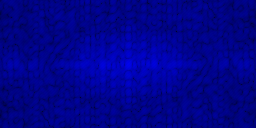
#> input picture task/img/0.png, 256 x 128 px, found by its file name; its folder holds only this picture in this run
$ python decode_inv.py
#> lines starting #> are read from the running program, lines starting #| are printed output that depends on the picture
import cv2
import os
import numpy as np

def decode(image_path, output_dir):
#> called with image_path = 'task/img/0.png', output_dir = 'task/inv_dec_img'
    image = cv2.imread(image_path, cv2.IMREAD_COLOR)
#> image is the input picture: shape (128, 256, 3); mean B, G, R 139.8, 2.7, 0

    if image is None:
        print(f"Не удалось загрузить изображение: {image_path}")
        return

    # Разделяем каналы: амплитудный спектр (R), фаза (G)
    magnitude_spectrum = image[:, :, 0].astype(np.float32)  # Канал R
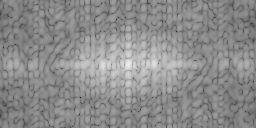
#> magnitude_spectrum: shape (128, 256) float32; min 43, max 236, mean 139.8
    angle = image[:, :, 1].astype(np.float32)  # Канал G
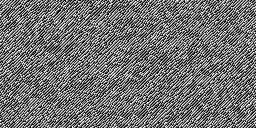
#> angle: shape (128, 256) float32; min 0, max 6, mean 2.66; drawn with min black and max white

    # Восстанавливаем амплитудный спектр
    magnitude = np.exp(magnitude_spectrum / 20)  # Убираем логарифм
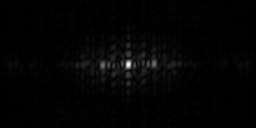
#> magnitude: shape (128, 256) float32; min 8.58, max 133252.4, mean 2212.3; drawn with min black and max white

    # Восстанавливаем угловую фазу
    angle = angle / 6.0 * 2 * np.pi - np.pi  # Масштабируем из [0, 6] в [-π, π]

    # Формируем комплексное представление
    fshift = magnitude * np.exp(1j * angle)

    # Обратный сдвиг
    f_ishift = np.fft.ifftshift(fshift)

    # Обратное преобразование Фурье
    img_reconstructed = np.fft.ifft2(f_ishift)
    img_reconstructed = np.abs(img_reconstructed)
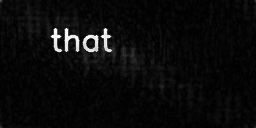
#> img_reconstructed: shape (128, 256) float64; min 0.0237, max 256.7, mean 11.2; drawn with min black and max white

    # Нормализуем изображение для визуализации
    img_reconstructed = cv2.normalize(img_reconstructed, None, 0, 255, cv2.NORM_MINMAX)
    img_reconstructed = img_reconstructed.astype(np.uint8)

    # Формирование имени файла для сохранения
    base_name = os.path.basename(image_path)
    name, ext = os.path.splitext(base_name)
    output_path = os.path.join(output_dir, f"{name}_dec_inv{ext}")

    # Сохранение изображения
    cv2.imwrite(output_path, img_reconstructed)


input_dir = "task/img"
output_dir = "task/inv_dec_img"

os.makedirs(output_dir, exist_ok=True)

# Перебор всех файлов в папке
for file_name in os.listdir(input_dir):
    file_path = os.path.join(input_dir, file_name)
    decode(file_path, output_dir)

$ run again, on task/img/12.png
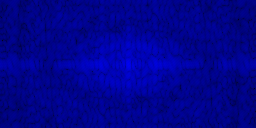
#> input picture task/img/12.png, 256 x 128 px, found by its file name
#> in decode, image is the input picture: shape (128, 256, 3); mean B, G, R 142.4, 2.7, 0
#> in decode, `angle = image[:, :, 1].astype(np.float32)`:
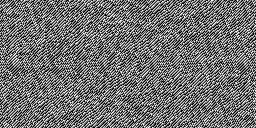
#> angle: shape (128, 256) float32; min 0, max 6, mean 2.66; drawn with min black and max white
#> in decode, `img_reconstructed = np.abs(img_reconstructed)`:
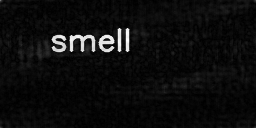
#> img_reconstructed: shape (128, 256) float64; min 0.0329, max 262.2, mean 14.3; drawn with min black and max white

$ run again, on task/img/13.png
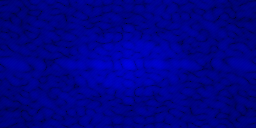
#> input picture task/img/13.png, 256 x 128 px, found by its file name
#> in decode, image is the input picture: shape (128, 256, 3); mean B, G, R 137, 2.7, 0
#> in decode, `angle = image[:, :, 1].astype(np.float32)`:
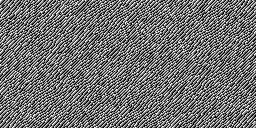
#> angle: shape (128, 256) float32; min 0, max 6, mean 2.66; drawn with min black and max white
#> in decode, `img_reconstructed = np.abs(img_reconstructed)`:
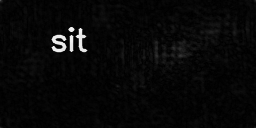
#> img_reconstructed: shape (128, 256) float64; min 0.0315, max 245.6, mean 8.4

$ run again, on task/img/14.png
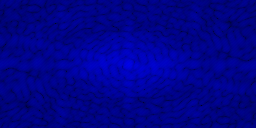
#> input picture task/img/14.png, 256 x 128 px, found by its file name
#> in decode, image is the input picture: shape (128, 256, 3); mean B, G, R 138.5, 2.7, 0
#> in decode, `angle = image[:, :, 1].astype(np.float32)`:
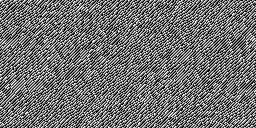
#> angle: shape (128, 256) float32; min 0, max 6, mean 2.66; drawn with min black and max white
#> in decode, `img_reconstructed = np.abs(img_reconstructed)`:
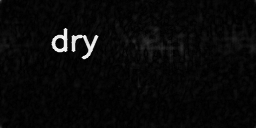
#> img_reconstructed: shape (128, 256) float64; min 0.0502, max 249.6, mean 9.3
